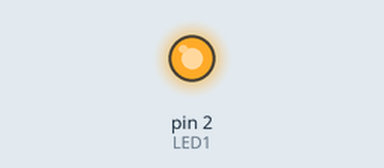
Bench run of a sketch on a simulated Arduino Uno, built with avr-gcc and run on an emulated ATmega328P. Shown: output pins drawn as LEDs (lit = HIGH).

Above: at 0.05 s.
Timing chart, 0 to 3.0 s (numbered marks = the images above):
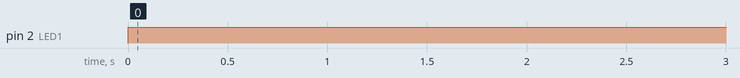

Measured:
- by itself, pin 2 (LED1): LOW → HIGH at 0.00 s

The sketch:

espledtest.ino
```cpp
const int LED1 = 2;
void setup() {
  // put your setup code here, to run once:
pinMode(LED1 , OUTPUT);
}

void loop() {
  // put your main code here, to run repeatedly:
digitalWrite(LED1, HIGH);
delay(100);
digitalWrite(LED1, LOW);
}
```
